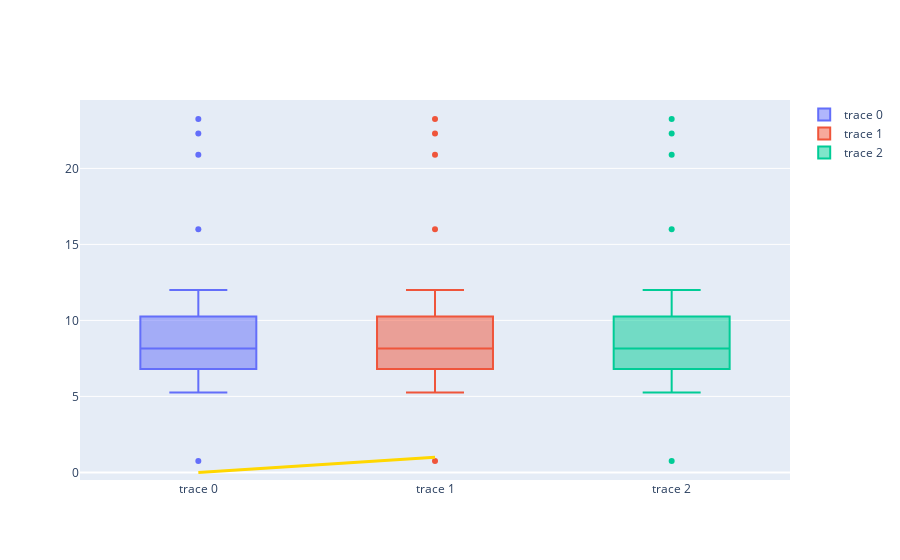

The cell this chart's notebook holds for it:
### Code cell
import plotly.graph_objects as go

fig = go.Figure()

fig.add_traces(
    go.Box(
        y=[0.75, 5.25, 5.5, 6, 6.2, 6.6, 6.8, 7.0, 7.2, 7.5, 7.5, 7.75, 8.15, 8.15,
           8.65, 8.93, 9.2, 9.5, 10, 10.25, 11.5, 12, 16, 20.9, 22.3, 23.25]
    )
)

fig.add_traces(
    go.Box(
        y=[0.75, 5.25, 5.5, 6, 6.2, 6.6, 6.8, 7.0, 7.2, 7.5, 7.5, 7.75, 8.15, 8.15,
           8.65, 8.93, 9.2, 9.5, 10, 10.25, 11.5, 12, 16, 20.9, 22.3, 23.25]
    )
)

fig.add_traces(
    go.Box(
        y=[0.75, 5.25, 5.5, 6, 6.2, 6.6, 6.8, 7.0, 7.2, 7.5, 7.5, 7.75, 8.15, 8.15,
           8.65, 8.93, 9.2, 9.5, 10, 10.25, 11.5, 12, 16, 20.9, 22.3, 23.25]
    )
)

fig.add_shape(
    type="line",
    xref="x",
    yref="y",
    x0=0,
    y0=0,
    x1=1,
    y1=1,
    line=dict(
        color='gold',
        width=3,
    ),
)

### Figure 1 — Plotly figure (JSON) as saved in the notebook; plotly's stock layout.template omitted (floating-point values rounded to 4 significant figures)
{"data": [{"type": "box", "y": [0.75, 5.25, 5.5, 6, 6.2, 6.6, 6.8, 7, 7.2, 7.5, 7.5, 7.75, 8.15, 8.15, 8.65, 8.93, 9.2, 9.5, 10, 10.25, 11.5, 12, 16, 20.9, 22.3, 23.25]}, {"type": "box", "y": [0.75, 5.25, 5.5, 6, 6.2, 6.6, 6.8, 7, 7.2, 7.5, 7.5, 7.75, 8.15, 8.15, 8.65, 8.93, 9.2, 9.5, 10, 10.25, 11.5, 12, 16, 20.9, 22.3, 23.25]}, {"type": "box", "y": [0.75, 5.25, 5.5, 6, 6.2, 6.6, 6.8, 7, 7.2, 7.5, 7.5, 7.75, 8.15, 8.15, 8.65, 8.93, 9.2, 9.5, 10, 10.25, 11.5, 12, 16, 20.9, 22.3, 23.25]}], "layout": {"shapes": [{"line": {"color": "gold", "width": 3}, "type": "line", "x0": 0, "x1": 1, "xref": "x", "y0": 0, "y1": 1, "yref": "y"}]}}
